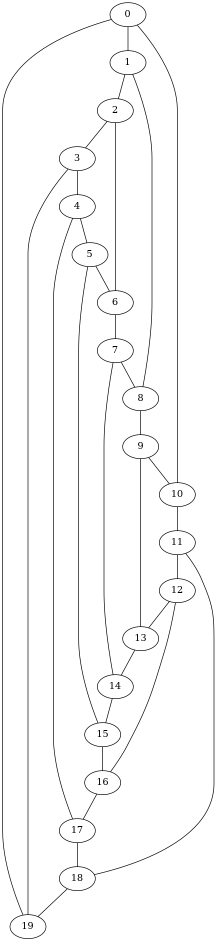
#> input picture Lab0-ML/assets/file_dot.png, 433 x 1883 px (shown at 1/2 size)
$ jupyter execute --allow-errors Lab0-02-networkx-tutorial.ipynb   (shell and % lines are left out)
#> lines starting #> are read from the running program, lines starting #| are printed output that depends on the picture
**Lab0-02-networkx-tutorial.ipynb**   ( ELMED219 / BMED365 )

Last updated: 2024-01-17 (with bmed365 kernel),  A. Lundervold

This guide, modified from the official [NetworkX](https://github.com/networkx/networkx) [tutorial](https://networkx.org/documentation/latest/tutorial.html) ([LICENSE.txt](https://github.com/networkx/networkx/blob/main/LICENSE.txt)), can help you start working with NetworkX and graphs in Python. It assumes that you have a basic knowledge of Python and graphs. If you are new to Python, you may want to check out the [Python tutorial](https://docs.python.org/3/tutorial/index.html) first.

[cell 1]
import networkx as nx
print(f'networkx: {nx.__version__}')

## Tutorial

This guide, modified from the official [NetworkX](https://github.com/networkx/networkx) [tutorial](https://networkx.org/documentation/latest/tutorial.html) ([LICENSE.txt](https://github.com/networkx/networkx/blob/main/LICENSE.txt)), can help you start working with NetworkX

### Creating a graph

Create an empty graph with no nodes and no edges.

[cell 2]
import networkx as nx
G = nx.Graph()

By definition, a `Graph` is a collection of nodes (vertices) along with
identified pairs of nodes (called edges, links, etc).  In NetworkX, nodes can
be any [hashable](https://docs.python.org/3/glossary.html#term-hashable) object e.g., a text string, an image, an XML object,
another Graph, a customized node object, etc.

# Nodes

The graph `G` can be grown in several ways.  NetworkX includes many
graph generator functions and
facilities to read and write graphs in many formats.
To get started though we’ll look at simple manipulations.  You can add one node
at a time,

[cell 3]
G.add_node(1)

or add nodes from any [iterable](https://docs.python.org/3/glossary.html#term-iterable) container, such as a list

[cell 4]
G.add_nodes_from([2, 3])

You can also add nodes along with node
attributes if your container yields 2-tuples of the form
`(node, node_attribute_dict)`:

```
>>> G.add_nodes_from([
...     (4, {"color": "red"}),
...     (5, {"color": "green"}),
... ])
```

Node attributes are discussed further below.

Nodes from one graph can be incorporated into another:

[cell 5]
H = nx.path_graph(10)
G.add_nodes_from(H)

`G` now contains the nodes of `H` as nodes of `G`.
In contrast, you could use the graph `H` as a node in `G`.

[cell 6]
G.add_node(H)

The graph `G` now contains `H` as a node.  This flexibility is very powerful as
it allows graphs of graphs, graphs of files, graphs of functions and much more.
It is worth thinking about how to structure your application so that the nodes
are useful entities.  Of course you can always use a unique identifier in `G`
and have a separate dictionary keyed by identifier to the node information if
you prefer.

# Edges

`G` can also be grown by adding one edge at a time,

[cell 7]
G.add_edge(1, 2)
e = (2, 3)
G.add_edge(*e)  # unpack edge tuple*

by adding a list of edges,

[cell 8]
G.add_edges_from([(1, 2), (1, 3)])

or by adding any ebunch of edges.  An *ebunch* is any iterable
container of edge-tuples.  An edge-tuple can be a 2-tuple of nodes or a 3-tuple
with 2 nodes followed by an edge attribute dictionary, e.g.,
`(2, 3, {'weight': 3.1415})`.  Edge attributes are discussed further
below.

[cell 9]
G.add_edges_from(H.edges)

There are no complaints when adding existing nodes or edges. For example,
after removing all nodes and edges,

[cell 10]
G.clear()

we add new nodes/edges and NetworkX quietly ignores any that are
already present.

[cell 11]
G.add_edges_from([(1, 2), (1, 3)])
G.add_node(1)
G.add_edge(1, 2)
G.add_node("spam")        # adds node "spam"
G.add_nodes_from("spam")  # adds 4 nodes: 's', 'p', 'a', 'm'
G.add_edge(3, 'm')

At this stage the graph `G` consists of 8 nodes and 3 edges, as can be seen by:

[cell 12]
G.number_of_nodes()
G.number_of_edges()

[cell 13]
DG = nx.DiGraph()
DG.add_edge(2, 1)   # adds the nodes in order 2, 1
DG.add_edge(1, 3)
DG.add_edge(2, 4)
DG.add_edge(1, 2)
assert list(DG.successors(2)) == [1, 4]
assert list(DG.edges) == [(2, 1), (2, 4), (1, 3), (1, 2)]

# Examining elements of a graph

We can examine the nodes and edges. Four basic graph properties facilitate
reporting: `G.nodes`, `G.edges`, `G.adj` and `G.degree`.  These
are set-like views of the nodes, edges, neighbors (adjacencies), and degrees
of nodes in a graph. They offer a continually updated read-only view into
the graph structure. They are also dict-like in that you can look up node
and edge data attributes via the views and iterate with data attributes
using methods `.items()`, `.data()`.
If you want a specific container type instead of a view, you can specify one.
Here we use lists, though sets, dicts, tuples and other containers may be
better in other contexts.

[cell 14]
list(G.nodes)
list(G.edges)
list(G.adj[1])  # or list(G.neighbors(1))
G.degree[1]  # the number of edges incident to 1

One can specify to report the edges and degree from a subset of all nodes
using an nbunch. An *nbunch* is any of: `None` (meaning all nodes),
a node, or an iterable container of nodes that is not itself a node in the
graph.

[cell 15]
G.edges([2, 'm'])
G.degree([2, 3])

# Removing elements from a graph

One can remove nodes and edges from the graph in a similar fashion to adding.
Use methods
`Graph.remove_node()`,
`Graph.remove_nodes_from()`,
`Graph.remove_edge()`
and
`Graph.remove_edges_from()`, e.g.

[cell 16]
G.remove_node(2)
G.remove_nodes_from("spam")
list(G.nodes)
G.remove_edge(1, 3)

# Using the graph constructors

Graph objects do not have to be built up incrementally - data specifying
graph structure can be passed directly to the constructors of the various
graph classes.
When creating a graph structure by instantiating one of the graph
classes you can specify data in several formats.

[cell 17]
G.add_edge(1, 2)
H = nx.DiGraph(G)  # create a DiGraph using the connections from G
list(H.edges())
edgelist = [(0, 1), (1, 2), (2, 3)]
H = nx.Graph(edgelist)  # create a graph from an edge list
list(H.edges())
adjacency_dict = {0: (1, 2), 1: (0, 2), 2: (0, 1)}
H = nx.Graph(adjacency_dict)  # create a Graph dict mapping nodes to nbrs
list(H.edges())

# What to use as nodes and edges

You might notice that nodes and edges are not specified as NetworkX
objects.  This leaves you free to use meaningful items as nodes and
edges. The most common choices are numbers or strings, but a node can
be any hashable object (except `None`), and an edge can be associated
with any object `x` using `G.add_edge(n1, n2, object=x)`.

As an example, `n1` and `n2` could be protein objects from the RCSB Protein
Data Bank, and `x` could refer to an XML record of publications detailing
experimental observations of their interaction.

We have found this power quite useful, but its abuse
can lead to surprising behavior unless one is familiar with Python.
If in doubt, consider using `convert_node_labels_to_integers()` to obtain
a more traditional graph with integer labels.

# Accessing edges and neighbors

In addition to the views `Graph.edges`, and `Graph.adj`,
access to edges and neighbors is possible using subscript notation.

[cell 18]
G = nx.Graph([(1, 2, {"color": "yellow"})])
G[1]  # same as G.adj[1]
G[1][2]
G.edges[1, 2]

You can get/set the attributes of an edge using subscript notation
if the edge already exists.

[cell 19]
G.add_edge(1, 3)
G[1][3]['color'] = "blue"
G.edges[1, 2]['color'] = "red"
G.edges[1, 2]

Fast examination of all (node, adjacency) pairs is achieved using
`G.adjacency()`, or `G.adj.items()`.
Note that for undirected graphs, adjacency iteration sees each edge twice.

[cell 20]
FG = nx.Graph()
FG.add_weighted_edges_from([(1, 2, 0.125), (1, 3, 0.75), (2, 4, 1.2), (3, 4, 0.375)])
for n, nbrs in FG.adj.items():
   for nbr, eattr in nbrs.items():
       wt = eattr['weight']
       if wt < 0.5: print(f"({n}, {nbr}, {wt:.3})")

Convenient access to all edges is achieved with the edges property.

[cell 21]
for (u, v, wt) in FG.edges.data('weight'):
    if wt < 0.5:
        print(f"({u}, {v}, {wt:.3})")

# Adding attributes to graphs, nodes, and edges

Attributes such as weights, labels, colors, or whatever Python object you like,
can be attached to graphs, nodes, or edges.

Each graph, node, and edge can hold key/value attribute pairs in an associated
attribute dictionary (the keys must be hashable).  By default these are empty,
but attributes can be added or changed using `add_edge`, `add_node` or direct
manipulation of the attribute dictionaries named `G.graph`, `G.nodes`, and
`G.edges` for a graph `G`.

## Graph attributes

Assign graph attributes when creating a new graph

[cell 22]
G = nx.Graph(day="Friday")
G.graph

Or you can modify attributes later

[cell 23]
G.graph['day'] = "Monday"
G.graph

# Node attributes

Add node attributes using `add_node()`, `add_nodes_from()`, or `G.nodes`

[cell 24]
G.add_node(1, time='5pm')
G.add_nodes_from([3], time='2pm')
G.nodes[1]
G.nodes[1]['room'] = 714
G.nodes.data()

Note that adding a node to `G.nodes` does not add it to the graph, use
`G.add_node()` to add new nodes. Similarly for edges.

# Edge Attributes

Add/change edge attributes using `add_edge()`, `add_edges_from()`,
or subscript notation.

[cell 25]
G.add_edge(1, 2, weight=4.7 )
G.add_edges_from([(3, 4), (4, 5)], color='red')
G.add_edges_from([(1, 2, {'color': 'blue'}), (2, 3, {'weight': 8})])
G[1][2]['weight'] = 4.7
G.edges[3, 4]['weight'] = 4.2

The special attribute `weight` should be numeric as it is used by
algorithms requiring weighted edges.

 Directed graphs

The `DiGraph` class provides additional methods and properties specific
to directed edges, e.g.,
`DiGraph.out_edges`, `DiGraph.in_degree`,
`DiGraph.predecessors`, `DiGraph.successors` etc.
To allow algorithms to work with both classes easily, the directed versions of
`neighbors` is equivalent to
`successors` while `degree` reports the sum
of `in_degree` and `out_degree` even though that may feel inconsistent at times.

[cell 26]
DG = nx.DiGraph()
DG.add_weighted_edges_from([(1, 2, 0.5), (3, 1, 0.75)])
DG.out_degree(1, weight='weight')
DG.degree(1, weight='weight')
list(DG.successors(1))
list(DG.neighbors(1))

Some algorithms work only for directed graphs and others are not well
defined for directed graphs.  Indeed the tendency to lump directed
and undirected graphs together is dangerous.  If you want to treat
a directed graph as undirected for some measurement you should probably
convert it using `Graph.to_undirected()` or with

[cell 27]
H = nx.Graph(G)  # create an undirected graph H from a directed graph G

# Multigraphs

NetworkX provides classes for graphs which allow multiple edges
between any pair of nodes.  The `MultiGraph` and
`MultiDiGraph`
classes allow you to add the same edge twice, possibly with different
edge data.  This can be powerful for some applications, but many
algorithms are not well defined on such graphs.
Where results are well defined,
e.g., `MultiGraph.degree()` we provide the function.  Otherwise you
should convert to a standard graph in a way that makes the measurement
well defined.

[cell 28]
MG = nx.MultiGraph()
MG.add_weighted_edges_from([(1, 2, 0.5), (1, 2, 0.75), (2, 3, 0.5)])
dict(MG.degree(weight='weight'))
GG = nx.Graph()
for n, nbrs in MG.adjacency():
   for nbr, edict in nbrs.items():
       minvalue = min([d['weight'] for d in edict.values()])
       GG.add_edge(n, nbr, weight = minvalue)

nx.shortest_path(GG, 1, 3)

# Graph generators and graph operations

In addition to constructing graphs node-by-node or edge-by-edge, they
can also be generated by

#### 1. Applying classic graph operations, such as:

#### 2. Using a call to one of the classic small graphs, e.g.,

#### 3. Using a (constructive) generator for a classic graph, e.g.,

like so:

K_5 = nx.complete_graph(5)
K_3_5 = nx.complete_bipartite_graph(3, 5)
barbell = nx.barbell_graph(10, 10)
lollipop = nx.lollipop_graph(10, 20)

#### 4. Using a stochastic graph generator, e.g,

like so:

[cell 29]
er = nx.erdos_renyi_graph(100, 0.15)
ws = nx.watts_strogatz_graph(30, 3, 0.1)
ba = nx.barabasi_albert_graph(100, 5)
red = nx.random_lobster(100, 0.9, 0.9)

####  5. Reading a graph stored in a file using common graph formats

NetworkX supports many popular formats, such as edge lists, adjacency lists,
**GML**, GraphML, LEDA and others.

**GML** (Graph Modelling Language) is a hierarchical ASCII-based file format for describing graphs. It's widely used in network analysis, graph theory, and other related fields.

GML's key features include:

- It's human-readable and fairly easy to generate or edit manually.
- It supports directed, undirected, and mixed graphs.
- It allows for hierarchical graph structures.
- It supports attributes on graphs, nodes, and edges.

Here's an example of what a simple GML file might look like:

```bash
graph [
  node [
    id 1
    label "Node 1"
  ]
  node [
    id 2
    label "Node 2"
  ]
  edge [
    source 1
    target 2
    label "Edge from Node 1 to Node 2"
  ]
]
```

This GML file describes a graph with two nodes and one edge. Each node and the edge have an associated label.

[cell 30]
nx.write_gml(red, "./assets/red_gml_file.txt")
mygraph = nx.read_gml("./assets/red_gml_file.txt")

num_nodes = mygraph.number_of_nodes()
print(f"The graph has {num_nodes} nodes.")

For details on graph formats see Reading and writing graphs
and for graph generator functions see Graph generators

 Analyzing graphs

The structure of `G` can be analyzed using various graph-theoretic
functions such as:

[cell 31]
G = nx.Graph()
G.add_edges_from([(1, 2), (1, 3)])
G.add_node("spam")       # adds node "spam"
list(nx.connected_components(G))
sorted(d for n, d in G.degree())
nx.clustering(G)

Some functions with large output iterate over (node, value) 2-tuples.
These are easily stored in a [dict](https://docs.python.org/3/library/stdtypes.html#dict) structure if you desire.

[cell 32]
sp = dict(nx.all_pairs_shortest_path(G))
sp[3]

See Algorithms for details on graph algorithms
supported.

# Drawing graphs

NetworkX is not primarily a graph drawing package but basic drawing with
Matplotlib as well as an interface to use the open source Graphviz software
package are included.  These are part of the networkx.drawing
module and will be imported if possible.

First import Matplotlib’s plot interface (pylab works too)

[cell 33]
import matplotlib.pyplot as plt

To test if the import of `nx_pylab` was successful draw `G`
using one of

[cell 34]
G = nx.petersen_graph()
subax1 = plt.subplot(121)
nx.draw(G, with_labels=True, font_weight='bold')
subax2 = plt.subplot(122)
nx.draw_shell(G, nlist=[range(5, 10), range(5)], with_labels=True, font_weight='bold')
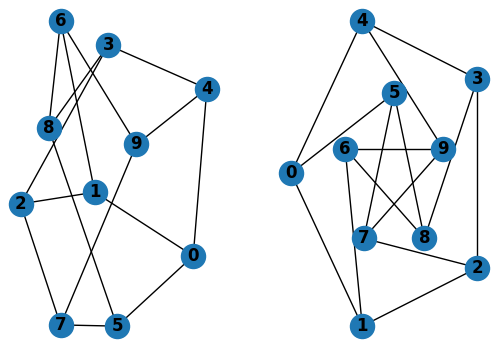
#> figure drawn by matplotlib, 2 panels

when drawing to an interactive display.  Note that you may need to issue a
Matplotlib

[cell 35]
plt.show()

command if you are not using matplotlib in interactive mode.

[cell 36]
options = {
    'node_color': 'black',
    'node_size': 100,
    'width': 3,
}
subax1 = plt.subplot(221)
nx.draw_random(G, **options)
subax2 = plt.subplot(222)
nx.draw_circular(G, **options)
subax3 = plt.subplot(223)
nx.draw_spectral(G, **options)
subax4 = plt.subplot(224)
nx.draw_shell(G, nlist=[range(5,10), range(5)], **options)
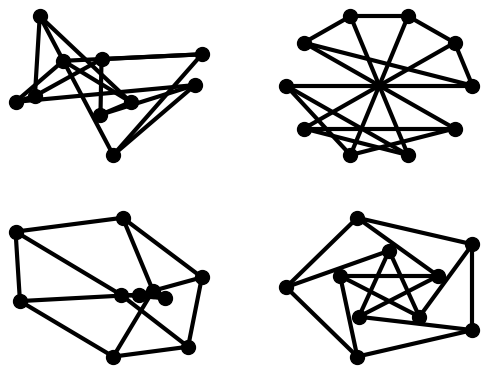
#> figure drawn by matplotlib, 4 panels

You can find additional options via `draw_networkx()` and
layouts via the `layout module`.
You can use multiple shells with `draw_shell()`.

[cell 37]
G = nx.dodecahedral_graph()
shells = [[2, 3, 4, 5, 6], [8, 1, 0, 19, 18, 17, 16, 15, 14, 7], [9, 10, 11, 12, 13]]
nx.draw_shell(G, nlist=shells, **options)
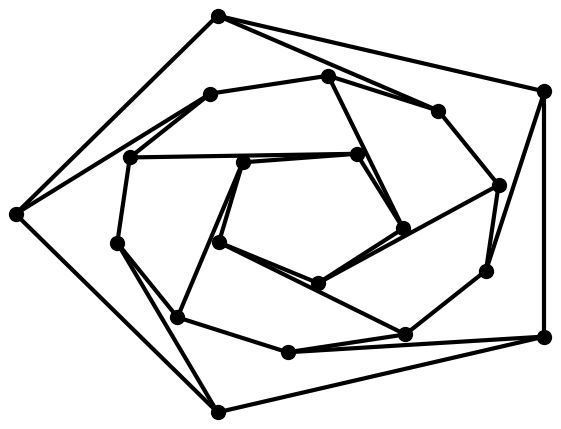
#> figure drawn by matplotlib, 1 panel

To save drawings to a file, use, for example

[cell 38]
nx.draw(G)
plt.savefig("./assets/path.png")
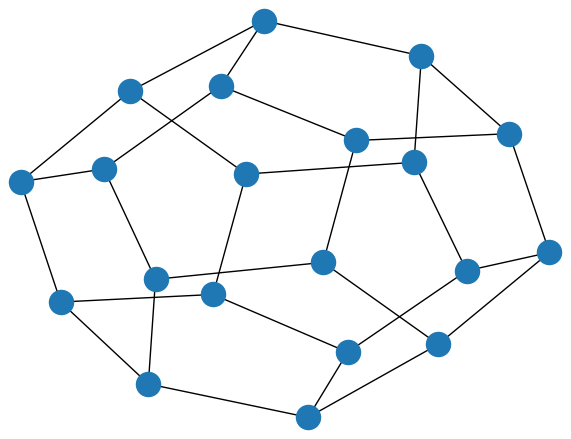
#> figure drawn by matplotlib, 1 panel


This function writes to the file `path.png` in the local directory.

## Graphviz (optional)

### What is Graphviz?

Graphviz is open source graph visualization software. Graph visualization is a way of representing structural information as diagrams of abstract graphs and networks. It has important applications in networking, bioinformatics, software engineering, database and web design, machine learning, and in visual interfaces for other technical domains.

To get a **visual impresseion of what Graphviz can do**, see https://graphviz.org/gallery and https://graphviz.org/Documentation/dotguide.pdf.

**Installations**

If [Graphviz](https://www.graphviz.org) and
[PyGraphviz](https://github.com/pygraphviz/pygraphviz) or [pydot](https://github.com/pydot/pydot), are available on your system, <br>
you can also use
`networkx.drawing.nx_agraph.graphviz_layout` or `networkx.drawing.nx_pydot.graphviz_layout` <br>
to get the node positions, or write
the graph in [dot format](https://en.wikipedia.org/wiki/DOT_(graph_description_language)) for further processing.

For installation of Graphviz, see https://pygraphviz.github.io/documentation/stable/install.html, e.g.

MacOS:
> brew install graphviz

Ubuntu:
> sudo apt-get install graphviz graphviz-dev

Windows:
> conda install -c anaconda graphviz (not tested) <br>

After installation, you might need to add Graphviz to your system's PATH.<br>
You can do this by adding the path to the Graphviz bin folder (usually `C:\Users\{username}\Anaconda3\Library\bin\graphviz`) to your system's PATH environment variable.

**For installation of PyGraphviz and pydot**:
> conda activate elmed219   <br>
> conda install --channel conda-forge pygraphviz <br>
> conda install --channel conda-forge pydot

[cell 39]
# You can check if Graphviz is installed by tryinh to run `dot` command:

[cell 40]
import pygraphviz
import pydot
print(f'pygraphviz: {pygraphviz.__version__}')
print(f'pydot: {pydot.__version__}')

[cell 41]
from networkx.drawing.nx_pydot import write_dot
#> (the rest of this cell did not finish here and is left out)

To read and draw a Graphaviz `.dot` file in Python, you can use `pydot` and `matpltlib` libraries, e.g.,

In Ubuntu and the conda environment `bmed365` activated:

```bash
conda activate bmed365
sudo apt-get update
sudo apt-get install graphviz graphviz-dev
pip install pydot
pip install pygraphviz graphviz
```

[cell 42]
import pydot
import matplotlib.pyplot as plt
import matplotlib.image as mpimg
import numpy as np
from scipy import ndimage

# Read the converted to png-file used by the system command that required Graphviz
img = mpimg.imread('./assets/file_dot.png')
#> img is the input picture: shape (1883, 433, 4) float32; mean R, G, B, A 0.975, 0.975, 0.975, 1

# ALTERNATIVELY:
# ----
# Load .dot file and create a graph from it
#graphs = pydot.graph_from_dot_file('./assets/file.dot')
#graph = graphs[0]

# Create png from the graph
##graph.write_png('./assets/temp.png')

# Read the png file
#img = mpimg.imread('./assets/temp.png')
# -----

# Rotate the image 90 degrees
rotated_img = ndimage.rotate(img, 90)
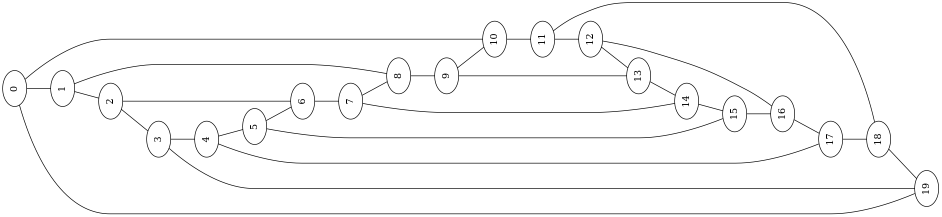
#> rotated_img: shape (433, 1883, 4) float32 (shown at 1/2 size); mean R, G, B, A 0.975, 0.975, 0.975, 1; transparent parts drawn white

# Normalize the pixel values
rotated_img = rotated_img / rotated_img.max()

# Clip the pixel values
rotated_img = np.clip(rotated_img, 0, 1)

# Display the rotated image
plt.figure(figsize=(10, 10))
imgplot = plt.imshow(rotated_img)
plt.axis('off')
plt.show()
